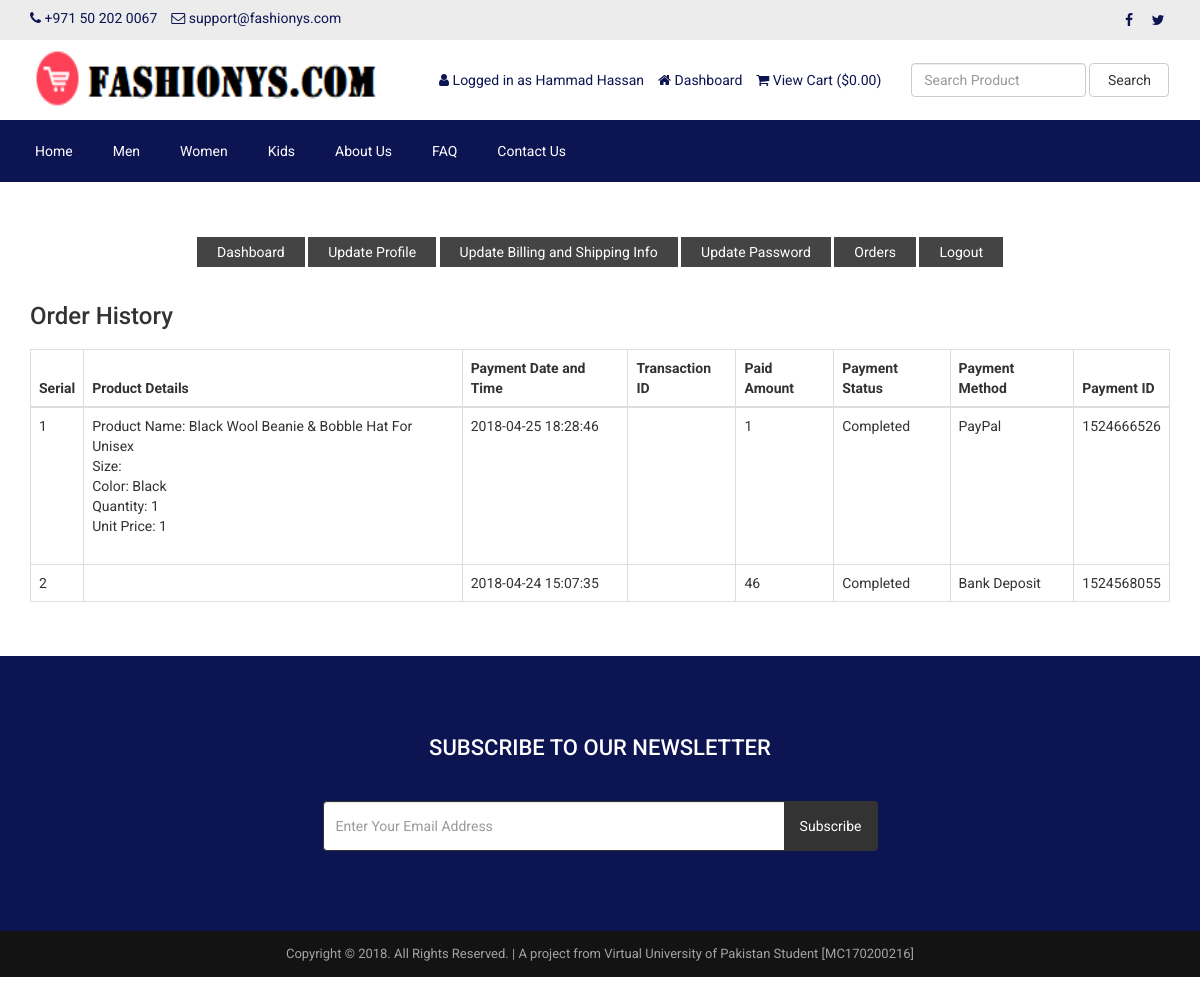
The app's page /customer-order.php (signed in) with its own data.
### tables this page shows
CREATE TABLE `tbl_settings` (
  `id` int(11) NOT NULL,
  `logo` varchar(255) NOT NULL,
  `favicon` varchar(255) NOT NULL,
  `footer_about` text NOT NULL,
  `footer_copyright` text NOT NULL,
  `contact_address` text NOT NULL,
  `contact_email` varchar(255) NOT NULL,
  `contact_phone` varchar(255) NOT NULL,
  `contact_fax` varchar(255) NOT NULL,
  `contact_map_iframe` text NOT NULL,
  `receive_email` varchar(255) NOT NULL,
  `receive_email_subject` varchar(255) NOT NULL,
  `receive_email_thank_you_message` text NOT NULL,
  `forget_password_message` text NOT NULL,
  `total_recent_post_footer` int(10) NOT NULL,
  `total_popular_post_footer` int(10) NOT NULL,
  `total_recent_post_sidebar` int(11) NOT NULL,
  `total_popular_post_sidebar` int(11) NOT NULL,
  `total_featured_product_home` int(11) NOT NULL,
  `total_latest_product_home` int(11) NOT NULL,
  `total_popular_product_home` int(11) NOT NULL,
  `meta_title_home` text NOT NULL,
  `meta_keyword_home` text NOT NULL,
  `meta_description_home` text NOT NULL,
  `banner_login` varchar(255) NOT NULL,
  `banner_registration` varchar(255) NOT NULL,
  `banner_forget_password` varchar(255) NOT NULL,
  `banner_reset_password` varchar(255) NOT NULL,
  `banner_search` varchar(255) NOT NULL,
  `banner_cart` varchar(255) NOT NULL,
  `banner_checkout` varchar(255) NOT NULL,
  `banner_product_category` varchar(255) NOT NULL,
  `banner_blog` varchar(255) NOT NULL,
  `cta_title` varchar(255) NOT NULL,
  `cta_content` text NOT NULL,
  `cta_read_more_text` varchar(255) NOT NULL,
  `cta_read_more_url` varchar(255) NOT NULL,
  `cta_photo` varchar(255) NOT NULL,
  `featured_product_title` varchar(255) NOT NULL,
  `featured_product_subtitle` varchar(255) NOT NULL,
  `latest_product_title` varchar(255) NOT NULL,
  `latest_product_subtitle` varchar(255) NOT NULL,
  `popular_product_title` varchar(255) NOT NULL,
  `popular_product_subtitle` varchar(255) NOT NULL,
  `testimonial_title` varchar(255) NOT NULL,
  `testimonial_subtitle` varchar(255) NOT NULL,
  `testimonial_photo` varchar(255) NOT NULL,
  `blog_title` varchar(255) NOT NULL,
  `blog_subtitle` varchar(255) NOT NULL,
  `newsletter_text` text NOT NULL,
  `paypal_email` varchar(255) NOT NULL,
  `stripe_public_key` varchar(255) NOT NULL,
  `stripe_secret_key` varchar(255) NOT NULL,
  `bank_detail` text NOT NULL,
  `before_head` text NOT NULL,
  `after_body` text NOT NULL,
  `before_body` text NOT NULL,
  `home_service_on_off` int(11) NOT NULL,
  `home_welcome_on_off` int(11) NOT NULL,
  `home_featured_product_on_off` int(11) NOT NULL,
  `home_latest_product_on_off` int(11) NOT NULL,
  `home_popular_product_on_off` int(11) NOT NULL,
  `home_testimonial_on_off` int(11) NOT NULL,
  `home_blog_on_off` int(11) NOT NULL,
  `newsletter_on_off` int(11) NOT NULL,
  `ads_above_welcome_on_off` int(1) NOT NULL,
  `ads_above_featured_product_on_off` int(1) NOT NULL,
  `ads_above_latest_product_on_off` int(1) NOT NULL,
  `ads_above_popular_product_on_off` int(1) NOT NULL,
  `ads_above_testimonial_on_off` int(1) NOT NULL,
  `ads_category_sidebar_on_off` int(1) NOT NULL
);

CREATE TABLE `tbl_social` (
  `social_id` int(11) NOT NULL,
  `social_name` varchar(30) NOT NULL,
  `social_url` varchar(255) NOT NULL,
  `social_icon` varchar(30) NOT NULL
);

CREATE TABLE `tbl_top_category` (
  `tcat_id` int(11) NOT NULL,
  `tcat_name` varchar(255) NOT NULL,
  `show_on_menu` int(1) NOT NULL
);

CREATE TABLE `tbl_page` (
  `id` int(11) NOT NULL,
  `about_title` varchar(255) NOT NULL,
  `about_content` text NOT NULL,
  `about_banner` varchar(255) NOT NULL,
  `about_meta_title` varchar(255) NOT NULL,
  `about_meta_keyword` text NOT NULL,
  `about_meta_description` text NOT NULL,
  `faq_title` varchar(255) NOT NULL,
  `faq_banner` varchar(255) NOT NULL,
  `faq_meta_title` varchar(255) NOT NULL,
  `faq_meta_keyword` text NOT NULL,
  `faq_meta_description` text NOT NULL,
  `blog_title` varchar(255) NOT NULL,
  `blog_banner` varchar(255) NOT NULL,
  `blog_meta_title` varchar(255) NOT NULL,
  `blog_meta_keyword` text NOT NULL,
  `blog_meta_description` text NOT NULL,
  `contact_title` varchar(255) NOT NULL,
  `contact_banner` varchar(255) NOT NULL,
  `contact_meta_title` varchar(255) NOT NULL,
  `contact_meta_keyword` text NOT NULL,
  `contact_meta_description` text NOT NULL,
  `pgallery_title` varchar(255) NOT NULL,
  `pgallery_banner` varchar(255) NOT NULL,
  `pgallery_meta_title` varchar(255) NOT NULL,
  `pgallery_meta_keyword` text NOT NULL,
  `pgallery_meta_description` text NOT NULL,
  `vgallery_title` varchar(255) NOT NULL,
  `vgallery_banner` varchar(255) NOT NULL,
  `vgallery_meta_title` varchar(255) NOT NULL,
  `vgallery_meta_keyword` text NOT NULL,
  `vgallery_meta_description` text NOT NULL
);

CREATE TABLE `tbl_payment` (
  `id` int(11) NOT NULL,
  `customer_id` int(11) NOT NULL,
  `customer_name` varchar(255) NOT NULL,
  `customer_email` varchar(255) NOT NULL,
  `payment_date` varchar(50) NOT NULL,
  `txnid` varchar(255) NOT NULL,
  `paid_amount` int(11) NOT NULL,
  `card_number` varchar(50) NOT NULL,
  `card_cvv` varchar(10) NOT NULL,
  `card_month` varchar(10) NOT NULL,
  `card_year` varchar(10) NOT NULL,
  `bank_transaction_info` text NOT NULL,
  `payment_method` varchar(20) NOT NULL,
  `payment_status` varchar(25) NOT NULL,
  `shipping_status` varchar(20) NOT NULL,
  `payment_id` varchar(255) NOT NULL
);

CREATE TABLE `tbl_order` (
  `id` int(11) NOT NULL,
  `product_id` int(11) NOT NULL,
  `product_name` varchar(255) NOT NULL,
  `size` varchar(100) NOT NULL,
  `color` varchar(100) NOT NULL,
  `quantity` varchar(50) NOT NULL,
  `unit_price` varchar(50) NOT NULL,
  `payment_id` varchar(255) NOT NULL
);

### customer-order.php (the view, shortened to what this page needs)
<?php require_once('header.php'); ?>
<div class="page">
    <div class="container">
        <div class="row">
            <div class="col-md-12">
                <?php require_once('customer-sidebar.php'); ?>
            </div>
            <div class="col-md-12">
                <div class="user-content">
                    <h3><?php echo LANG_VALUE_25; ?></h3>
                    <div class="table-responsive">
                        <table class="table table-bordered">
                            <thead>
                                <tr>
                                    <th><?php echo LANG_VALUE_7; ?></th>
                                    <th><?php echo LANG_VALUE_48; ?></th>
                                    <th><?php echo LANG_VALUE_27; ?></th>
                                    <th><?php echo LANG_VALUE_28; ?></th>
                                    <th><?php echo LANG_VALUE_29; ?></th>
                                    <th><?php echo LANG_VALUE_30; ?></th>
                                    <th><?php echo LANG_VALUE_31; ?></th>
                                    <th><?php echo LANG_VALUE_32; ?></th>
                                </tr>
                            </thead>
                            <tbody>
            <?php
            $limit = 10;
            $page = @$_GET['page'];
            if($page)
                $start = ($page - 1) * $limit;
            else
                $start = 0;
            $statement = $pdo->prepare("SELECT * FROM tbl_payment WHERE customer_email=? ORDER BY id DESC LIMIT $start, $limit");
            $statement->execute(array($_SESSION['customer']['cust_email']));
            $result = $statement->fetchAll(PDO::FETCH_ASSOC);
            if ($page == 0) $page = 1;
            ?>
                                <?php
                                $tip = $page*10-10;
                                foreach ($result as $row) {
                                    $tip++;
                                    ?>
                                    <tr>
                                        <td><?php echo $tip; ?></td>
                                        <td>
                                            <?php
                                            $statement1 = $pdo->prepare("SELECT * FROM tbl_order WHERE payment_id=?");
                                            $statement1->execute(array($row['payment_id']));
                                            $result1 = $statement1->fetchAll(PDO::FETCH_ASSOC);
                                            foreach ($result1 as $row1) {
                                                echo 'Product Name: '.$row1['product_name'];
                                                echo '<br>Size: '.$row1['size'];
                                                echo '<br>Color: '.$row1['color'];
                                                echo '<br>Quantity: '.$row1['quantity'];
                                                echo '<br>Unit Price: '.$row1['unit_price'];
                                                echo '<br><br>';
                                            }
                                            ?>
                                        </td>
                                        <td><?php echo $row['payment_date']; ?></td>
                                        <td><?php echo $row['txnid']; ?></td>
                                        <td><?php echo $row['paid_amount']; ?></td>
                                        <td><?php echo $row['payment_status']; ?></td>
                                        <td><?php echo $row['payment_method']; ?></td>
                                        <td><?php echo $row['payment_id']; ?></td>
                                    </tr>
                                    <?php
                                }
                                ?>
                            </tbody>
                        </table>
                        <div class="pagination" style="overflow: hidden;">
                    </div>
                </div>
            </div>
        </div>
    </div>
</div>
<?php require_once('footer.php'); ?>

### header.php (shortened to what this page needs)
<?php
include("admin/inc/config.php");
$statement = $pdo->prepare("SELECT * FROM tbl_settings WHERE id=1");
$statement->execute();
$result = $statement->fetchAll(PDO::FETCH_ASSOC);
foreach ($result as $row)
{
	$logo = $row['logo'];
	$contact_email = $row['contact_email'];
	$contact_phone = $row['contact_phone'];
}
?>
<!DOCTYPE html>
<html lang="en">
<head>
	<link rel="stylesheet" href="assets/css/bootstrap.min.css">
	<link rel="stylesheet" href="assets/css/font-awesome.min.css">
	<link rel="stylesheet" href="assets/css/owl.carousel.min.css">
	<link rel="stylesheet" href="assets/css/owl.theme.default.min.css">
	<link rel="stylesheet" href="assets/css/jquery.bxslider.min.css">
    <link rel="stylesheet" href="assets/css/magnific-popup.css">
    <link rel="stylesheet" href="assets/css/rating.css">
	<link rel="stylesheet" href="assets/css/spacing.css">
	<link rel="stylesheet" href="assets/css/bootstrap-touch-slider.css">
	<link rel="stylesheet" href="assets/css/animate.min.css">
	<link rel="stylesheet" href="assets/css/tree-menu.css">
	<link rel="stylesheet" href="assets/css/select2.min.css">
	<link rel="stylesheet" href="assets/css/main.css">
	<link rel="stylesheet" href="assets/css/responsive.css">
	<?php
	$statement = $pdo->prepare("SELECT * FROM tbl_page WHERE id=1");
	$statement->execute();
	$result = $statement->fetchAll(PDO::FETCH_ASSOC);
		?>
</head>
<body>
<div class="top">
	<div class="container">
		<div class="row">
			<div class="col-md-6 col-sm-6 col-xs-12">
				<div class="left">
					<ul>
						<li><i class="fa fa-phone"></i> <?php echo $contact_phone; ?></li>
						<li><i class="fa fa-envelope-o"></i> <?php echo $contact_email; ?></li>
					</ul>
				</div>
			</div>
			<div class="col-md-6 col-sm-6 col-xs-12">
				<div class="right">
					<ul>
						<?php
						$statement = $pdo->prepare("SELECT * FROM tbl_social");
						$statement->execute();
						$result = $statement->fetchAll(PDO::FETCH_ASSOC);
						foreach ($result as $row) {
							?>
							<?php if($row['social_url'] != ''): ?>
							<li><a href="<?php echo $row['social_url']; ?>"><i class="<?php echo $row['social_icon']; ?>"></i></a></li>
							<?php endif; ?>
							<?php
						}
						?>
					</ul>
				</div>
			</div>
		</div>
	</div>
</div>
<div class="header">
	<div class="container">
		<div class="row inner">
			<div class="col-md-4 logo">
				<a href="index.php"><img src="assets/uploads/<?php echo $logo; ?>" alt="logo image"></a>
			</div>
			<div class="col-md-5 right">
				<ul>
					<?php
					if(isset($_SESSION['customer'])) {
						?>
						<li><i class="fa fa-user"></i> <?php echo LANG_VALUE_13; ?> <?php echo $_SESSION['customer']['cust_name']; ?></li>
						<li><a href="dashboard.php"><i class="fa fa-home"></i> <?php echo LANG_VALUE_89; ?></a></li>
						<?php
					} else {
						?>
						<li><a href="login.php"><i class="fa fa-sign-in"></i> <?php echo LANG_VALUE_9; ?></a></li>
						<li><a href="registration.php"><i class="fa fa-user-plus"></i> <?php echo LANG_VALUE_15; ?></a></li>
						<?php
					}
					?>
					<li><a href="cart.php"><i class="fa fa-shopping-cart"></i> <?php echo LANG_VALUE_19; ?> (<?php echo LANG_VALUE_1; ?><?php
					if(isset($_SESSION['cart_p_id'])) {
						$table_total_price = 0;
						$i=0;
	                    foreach($_SESSION['cart_p_qty'] as $key => $value)
	                    {
	                        $i++;
	                        $arr_cart_p_qty[$i] = $value;
	                    }                    $i=0;
	                    foreach($_SESSION['cart_p_current_price'] as $key => $value)
	                    {
	                        $i++;
	                        $arr_cart_p_current_price[$i] = $value;
	                    }
	                    for($i=1;$i<=count($arr_cart_p_qty);$i++) {
	                    	$row_total_price = $arr_cart_p_current_price[$i]*$arr_cart_p_qty[$i];
	                        $table_total_price = $table_total_price + $row_total_price;
	                    }
						echo $table_total_price;
					} else {
						echo '0.00';
					}
					?>)</a></li>
				</ul>
			</div>
			<div class="col-md-3 search-area">
				<form class="navbar-form navbar-left" role="search" action="search-result.php" method="get">
					<div class="form-group">
						<input type="text" class="form-control search-top" placeholder="<?php echo LANG_VALUE_2; ?>" name="search_text">
					</div>
					<button type="submit" class="btn btn-default"><?php echo LANG_VALUE_3; ?></button>
				</form>
			</div>
		</div>
	</div>
</div>
<div class="nav">
	<div class="container">
		<div class="row">
			<div class="col-md-12 pl_0 pr_0">
				<div class="menu-container">
					<div class="menu">
						<ul>
							<li><a href="index.php">Home</a></li>
							<?php
							$statement = $pdo->prepare("SELECT * FROM tbl_top_category WHERE show_on_menu=1");
							$statement->execute();
							$result = $statement->fetchAll(PDO::FETCH_ASSOC);
							foreach ($result as $row) {
								?>
								<li><a href="product-category.php?id=<?php echo $row['tcat_id']; ?>&type=top-category"><?php echo $row['tcat_name']; ?></a>
								</li>
								<?php
							}
							?>
							<?php
							$statement = $pdo->prepare("SELECT * FROM tbl_page WHERE id=1");
							$statement->execute();
							$result = $statement->fetchAll(PDO::FETCH_ASSOC);
							foreach ($result as $row) {
								$about_title = $row['about_title'];
								$faq_title = $row['faq_title'];
								$contact_title = $row['contact_title'];
							}
							?>
							<li><a href="about.php"><?php echo $about_title; ?></a></li>
							<li><a href="faq.php"><?php echo $faq_title; ?></a></li>
							<li><a href="contact.php"><?php echo $contact_title; ?></a></li>
						</ul>
					</div>
				</div>
			</div>
		</div>
	</div>
</div>

### footer.php (shortened to what this page needs)
<?php
$statement = $pdo->prepare("SELECT * FROM tbl_settings WHERE id=1");
$statement->execute();
$result = $statement->fetchAll(PDO::FETCH_ASSOC);
foreach ($result as $row)
{
	$footer_copyright = $row['footer_copyright'];
    $newsletter_on_off = $row['newsletter_on_off'];
}
?>
<?php if($newsletter_on_off == 1): ?>
<section class="home-newsletter">
	<div class="container">
		<div class="row">
			<div class="col-md-6 col-md-offset-3">
				<div class="single">
				<form action="" method="post">
					<h2><?php echo LANG_VALUE_93; ?></h2>
					<div class="input-group">
			        	<input type="email" class="form-control" placeholder="<?php echo LANG_VALUE_95; ?>" name="email_subscribe">
			         	<span class="input-group-btn">
			         	<button class="btn btn-theme" type="submit" name="form_subscribe"><?php echo LANG_VALUE_92; ?></button>
			         	</span>
			        </div>
				</div>
			</div>
		</div>
	</div>
</section>
<?php endif; ?>
<div class="footer-bottom">
	<div class="container">
		<div class="row">
			<div class="col-md-12 copyright">
				<?php echo $footer_copyright; ?>
			</div>
		</div>
	</div>
</div>
</body>
</html>

### records on screen
tbl_settings: contact_phone "+971 50 202 0067", contact_email "support@fashionys.com", logo (picture), footer_copyright "Copyright © 2018. All Rights Reserved. | A project from Virtual University of Pakistan Student [MC170200216]"
tbl_top_category: tcat_name "Men"
tbl_top_category: tcat_name "Women"
tbl_top_category: tcat_name "Kids"
tbl_page: about_title "About Us", faq_title "FAQ", contact_title "Contact Us"
tbl_payment: payment_date "2018-04-25 18:28:46", paid_amount "1", payment_status "Completed", payment_method "PayPal", payment "1524666526"
tbl_order: product_name "Black Wool Beanie & Bobble Hat For Unisex", color "Black", quantity "1", unit_price "1"
tbl_payment: payment_date "2018-04-24 15:07:35", paid_amount "46", payment_status "Completed", payment_method "Bank Deposit", payment "1524568055"

### other values on screen
LANG_VALUE_13 "Logged in as"
$_SESSION['customer']['cust_name'] "Hammad Hassan"
LANG_VALUE_89 "Dashboard"
LANG_VALUE_19 "View Cart"
LANG_VALUE_1 "$"
LANG_VALUE_3 "Search"
LANG_VALUE_117 "Update Profile"
LANG_VALUE_88 "Update Billing and Shipping Info"
LANG_VALUE_99 "Update Password"
LANG_VALUE_24 "Orders"
LANG_VALUE_14 "Logout"
LANG_VALUE_25 "Order History"
LANG_VALUE_7 "Serial"
LANG_VALUE_48 "Product Details"
LANG_VALUE_27 "Payment Date and Time"
